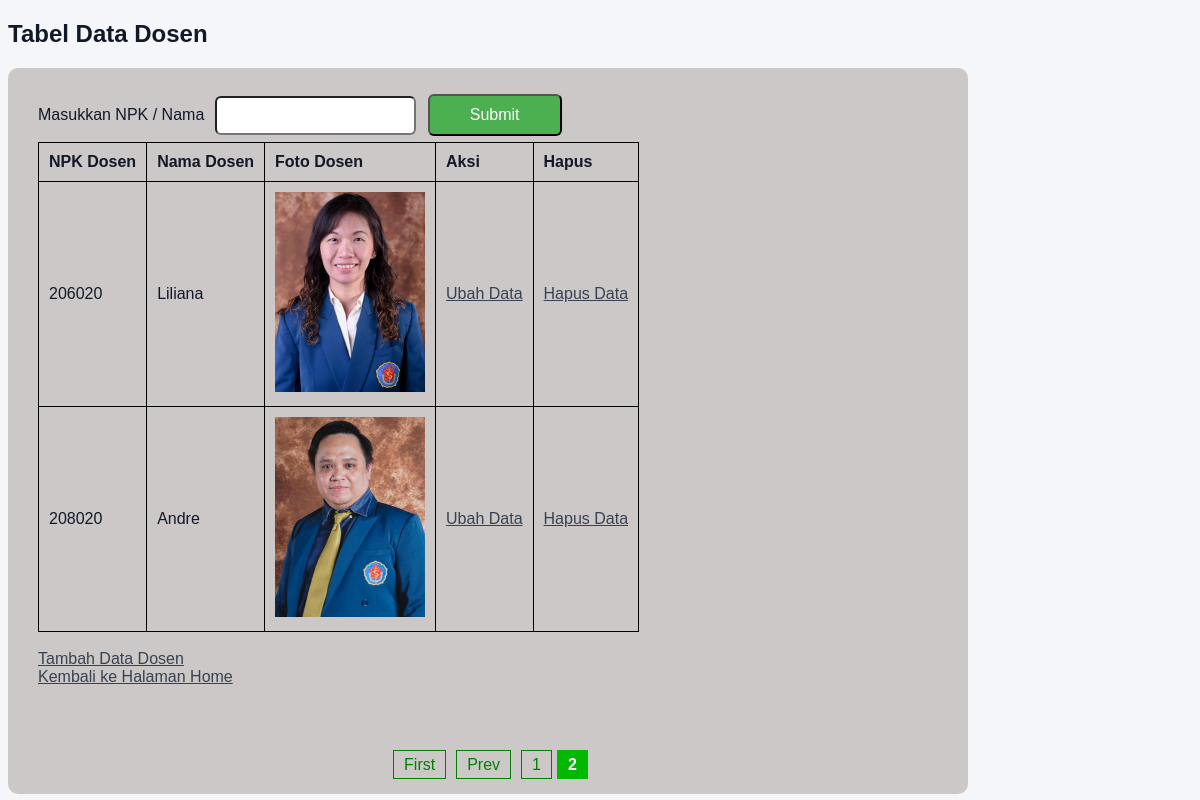
The page /tabel_data_dosen.php?start=2 on the database as committed earlier.
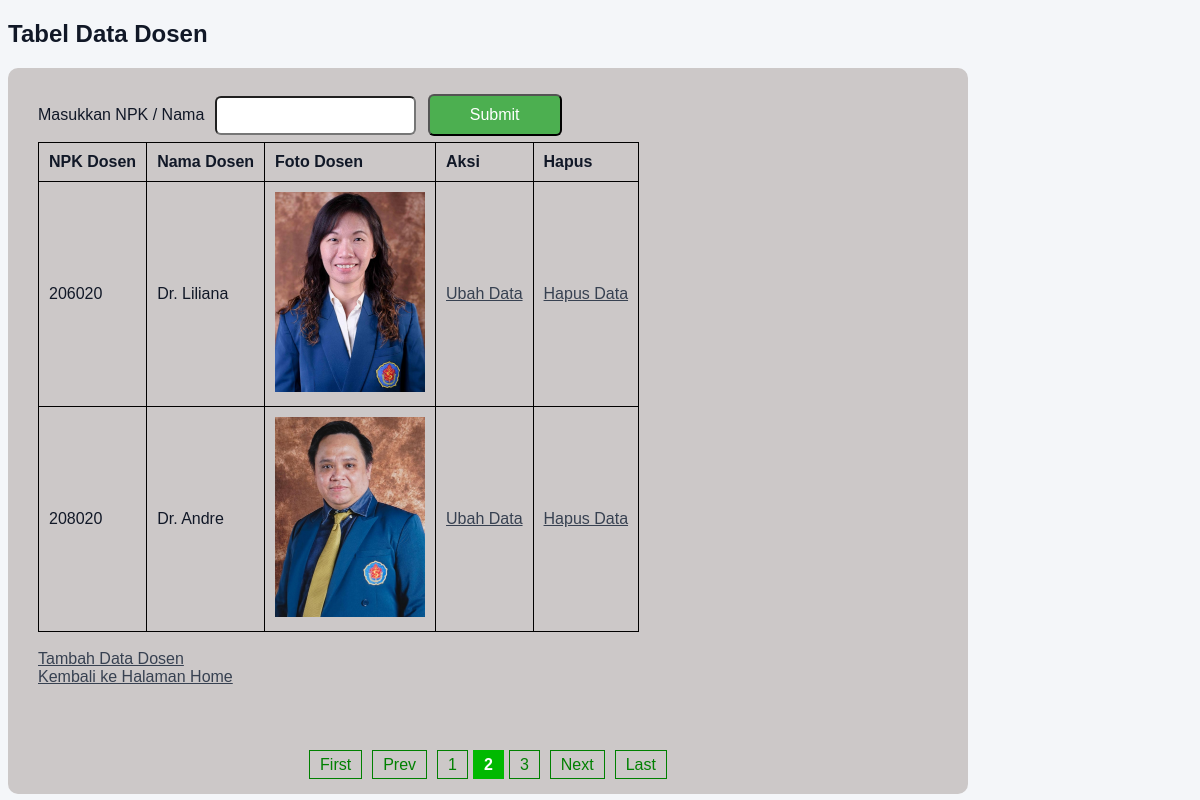
The same page on the database as committed later.
### tables this page shows
CREATE TABLE `dosen` (
  `npk` char(6) NOT NULL,
  `nama` varchar(45) DEFAULT NULL,
  `foto_extension` varchar(4) DEFAULT NULL,
  PRIMARY KEY (`npk`)
);

### Class/parent.php (called while the page is built, shortened)
<?php
class orangtua
{
    public function __construct()
    {
        $this->mysqli =
            new mysqli(SERVER_NAME, USER_NAME, PASSWORD, DB_NAME);
    }
}

### Class/dosen.php (called while the page is built, shortened)
<?php
require_once("parent.php");
class dosen extends orangtua
{
    public function getDosen($keyword_judul = '', $offset = null, $limit = null)
    {
        $sql = "select * from dosen";
        $modified_keyword = '%' . $keyword_judul . '%';
        if (!is_null($offset) && !is_null($limit)) {
            $sql .= " limit ?,?";
        }
        $stmt = $this->mysqli->prepare($sql);
        if (!empty($keyword_judul) && !is_null($offset) && !is_null($limit)) {
            $stmt->bind_param('sii', $modified_keyword, $offset, $limit);
        } else if (!empty($keyword_judul)) {
            $stmt->bind_param('s', $modified_keyword);
        } else if (empty($keyword_judul) && !is_null($offset) && !is_null($limit)) {
            $stmt->bind_param('ii', $offset, $limit);
        }
        $stmt->execute();
        $res = $stmt->get_result();
        return $res;
    }
    public function getTotalData($keyword_judul)
    {
        $sql = "select count(*) as total from dosen";
        $stmt = $this->mysqli->prepare($sql);
        $stmt->execute();
        $res = $stmt->get_result();
        $row = $res->fetch_assoc();
        return $row['total'] ? $row['total'] : 0;
    }
}

### tabel_data_dosen.php (the view, shortened to what this page needs)
<!DOCTYPE html>
<html lang="en">
<head>
    <link rel="stylesheet" href="theme.css">
</head>
<body>
    <h2>Tabel Data Dosen</h2>
    <?php
    require_once("Class/dosen.php");
    $dosen = new dosen();
    $limit = 2;
    $page = isset($_GET['start']) ? (int)$_GET['start'] : 1;
    $offset = ($page - 1) * $limit;
    $prompt = "";
    echo "<form method = 'GET' action = 'tabel_data_dosen.php'>";
    echo "<label> Masukkan NPK / Nama </label>";
    echo "<input type = 'text' name = 'txtSearch'>";
    echo "<input type = 'submit' name = 'btnSearch' class='btnSearch'>";
    $res = $dosen->getDosen($prompt, $offset, $limit);
    if ($res->num_rows > 0) {
        echo "<table>
                <tr>
                    <th>NPK Dosen</th>
                    <th>Nama Dosen</th>
                    <th>Foto Dosen</th>
                    <th>Aksi</th>
                    <th>Hapus</th>
                </tr>";
        while ($row = $res->fetch_assoc()) {
            echo "<tr>";
            echo "<td>" . $row['npk'] . "</td>";
            echo "<td>" . $row['nama'] . "</td>";
            echo "<td><img src = 'foto_dosen/" . $row['npk'] . "." . $row['foto_extension'] . "'></td>";
            echo "<td><a href='edit_data_dosen.php?npk=" . $row['npk'] . "'>Ubah Data</a></td>";
            echo "<td><a href='hapus_data_dosen.php?npk=" . $row['npk'] . "&ext=" . $row['foto_extension']  . "'>Hapus Data</a></td>";
            echo "</tr>";
        }
        echo "</table><br>";
        echo "<a href = 'tambah_data_dosen.php'>Tambah Data Dosen</a><br>";
        echo "<a href = 'dashboard_admin.php'>Kembali ke Halaman Home</a>";
    } else {
        echo "<p>Tidak ada data ditemukan.</p>";
    }
    $total = $dosen->getTotalData($prompt);
    $total_pages = ceil($total / $limit);
    echo "<div id='page'>";
    if ($page > 1) {
        echo "<a href='?start=1'>First</a>";
        echo "<a href='?start=" . ($page - 1) . "'>Prev</a>";
    }
    for ($i = 1; $i <= $total_pages; $i++) {
        if ($i == $page) {
            echo "<span class='active'>$i</span>";
        } else {
            echo "<a href='?start=$i'>$i</a>";
        }
    }
    if ($page < $total_pages) {
        echo "<a href='?start=" . ($page + 1) . "'>Next</a>";
        echo "<a href='?start=$total_pages'>Last</a>";
    }
    echo "</div>";
    ?>
</body>
</html>

Rows that differ between the two databases and show on the page:
changed dosen id 206020: nama "Liliana" → "Dr. Liliana"
changed dosen id 208020: nama "Andre" → "Dr. Andre"
Other text that changed with them:
new list line: "3"
text now shown: "Next Last"
